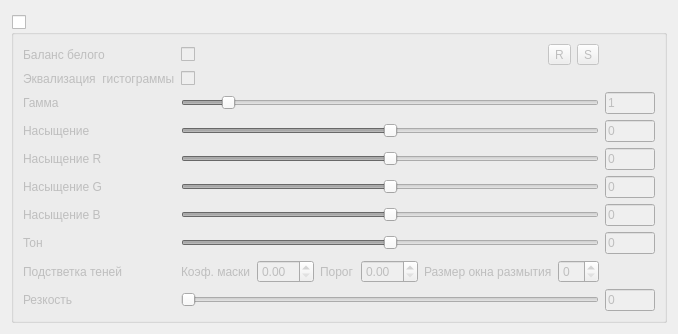
     <widget class="QWidget" name="tab_3">
      <attribute name="title">
       <string>Параметры картинки</string>
      </attribute>
      <layout class="QGridLayout" name="gridLayout_6">
       <property name="topMargin">
        <number>15</number>
       </property>
       <item row="0" column="0">
        <widget class="QGroupBox" name="pictureParamGroupBox">
         <property name="title">
          <string/>
         </property>
         <property name="flat">
          <bool>false</bool>
         </property>
         <property name="checkable">
          <bool>true</bool>
         </property>
         <property name="checked">
          <bool>false</bool>
         </property>
         <layout class="QGridLayout" name="gridLayout_7">
          <item row="0" column="0">
           <widget class="QLabel" name="wbLabel">
            <property name="text">
             <string>Баланс белого</string>
            </property>
           </widget>
          </item>
          <item row="0" column="1">
           <layout class="QHBoxLayout" name="horizontalLayout_4">
            <item>
             <widget class="QCheckBox" name="whiteBalanceCheckBox">
              <property name="text">
               <string/>
              </property>
             </widget>
            </item>
            <item>
             <widget class="QToolButton" name="chooseWBROIToolButton">
              <property name="text">
               <string>R</string>
              </property>
             </widget>
            </item>
            <item>
             <widget class="QToolButton" name="showWBROIToolButton">
              <property name="text">
               <string>S</string>
              </property>
             </widget>
            </item>
           </layout>
          </item>
          <item row="1" column="0">
           <widget class="QLabel" name="label_2">
            <property name="text">
             <string>Эквализация  гистограммы</string>
            </property>
           </widget>
          </item>
          <item row="1" column="1">
           <widget class="QCheckBox" name="equalizationCheckBox">
            <property name="text">
             <string/>
            </property>
           </widget>
          </item>
          <item row="2" column="0">
           <widget class="QLabel" name="label_16">
            <property name="text">
             <string>Гамма</string>
            </property>
           </widget>
          </item>
          <item row="2" column="1">
           <widget class="QSlider" name="gammaSlider">
            <property name="minimum">
             <number>1</number>
            </property>
            <property name="maximum">
             <number>1000</number>
            </property>
            <property name="value">
             <number>100</number>
            </property>
            <property name="orientation">
             <enum>Qt::Horizontal</enum>
            </property>
            <property name="tickPosition">
             <enum>QSlider::NoTicks</enum>
            </property>
           </widget>
          </item>
          <item row="2" column="2">
           <widget class="QLineEdit" name="gammaLineEdit">
            <property name="sizePolicy">
             <sizepolicy hsizetype="Fixed" vsizetype="Fixed">
              <horstretch>0</horstretch>
              <verstretch>0</verstretch>
             </sizepolicy>
            </property>
            <property name="maximumSize">
             <size>
              <width>50</width>
              <height>16777215</height>
             </size>
            </property>
            <property name="text">
             <string>1</string>
            </property>
           </widget>
          </item>
          <item row="3" column="0">
           <widget class="QLabel" name="label_10">
            <property name="text">
             <string>Насыщение</string>
            </property>
           </widget>
          </item>
          <item row="3" column="1">
           <widget class="QSlider" name="saturationHorizontalSlider">
            <property name="minimum">
             <number>-255</number>
            </property>
            <property name="maximum">
             <number>255</number>
            </property>
            <property name="orientation">
             <enum>Qt::Horizontal</enum>
            </property>
           </widget>
          </item>
          <item row="3" column="2">
           <widget class="QLineEdit" name="saturationLineEdit">
            <property name="sizePolicy">
             <sizepolicy hsizetype="Fixed" vsizetype="Fixed">
              <horstretch>0</horstretch>
              <verstretch>0</verstretch>
             </sizepolicy>
            </property>
            <property name="maximumSize">
             <size>
              <width>50</width>
              <height>16777215</height>
             </size>
            </property>
            <property name="text">
             <string>0</string>
            </property>
           </widget>
          </item>
          <item row="4" column="0">
           <widget class="QLabel" name="label">
            <property name="text">
             <string>Насыщение R</string>
            </property>
           </widget>
          </item>
          <item row="4" column="1">
           <widget class="QSlider" name="saturationRHorizontalSlider">
            <property name="minimum">
             <number>-255</number>
            </property>
            <property name="maximum">
             <number>255</number>
            </property>
            <property name="orientation">
             <enum>Qt::Horizontal</enum>
            </property>
           </widget>
          </item>
          <item row="4" column="2">
           <widget class="QLineEdit" name="saturationRLineEdit">
            <property name="sizePolicy">
             <sizepolicy hsizetype="Fixed" vsizetype="Fixed">
              <horstretch>0</horstretch>
              <verstretch>0</verstretch>
             </sizepolicy>
            </property>
            <property name="maximumSize">
             <size>
              <width>50</width>
              <height>16777215</height>
             </size>
            </property>
            <property name="text">
             <string>0</string>
            </property>
           </widget>
          </item>
          <item row="5" column="0">
           <widget class="QLabel" name="label_23">
            <property name="text">
             <string>Насыщение G</string>
            </property>
           </widget>
          </item>
          <item row="5" column="1">
           <widget class="QSlider" name="saturationGHorizontalSlider">
            <property name="minimum">
             <number>-255</number>
            </property>
            <property name="maximum">
             <number>255</number>
            </property>
            <property name="orientation">
             <enum>Qt::Horizontal</enum>
            </property>
           </widget>
          </item>
          <item row="5" column="2">
           <widget class="QLineEdit" name="saturationGLineEdit">
            <property name="maximumSize">
             <size>
              <width>50</width>
              <height>16777215</height>
             </size>
            </property>
            <property name="text">
             <string>0</string>
            </property>
           </widget>
          </item>
          <item row="6" column="0">
           <widget class="QLabel" name="label_25">
            <property name="text">
             <string>Насыщение B</string>
            </property>
           </widget>
          </item>
          <item row="6" column="1">
           <widget class="QSlider" name="saturationBHorizontalSlider">
            <property name="minimum">
             <number>-255</number>
            </property>
            <property name="maximum">
             <number>255</number>
            </property>
            <property name="orientation">
             <enum>Qt::Horizontal</enum>
            </property>
           </widget>
          </item>
          <item row="6" column="2">
           <widget class="QLineEdit" name="saturationBLineEdit">
            <property name="maximumSize">
             <size>
              <width>50</width>
              <height>16777215</height>
             </size>
            </property>
            <property name="text">
             <string>0</string>
            </property>
           </widget>
          </item>
          <item row="7" column="0">
           <widget class="QLabel" name="label_30">
            <property name="text">
             <string>Тон</string>
            </property>
           </widget>
          </item>
          <item row="7" column="1">
           <widget class="QSlider" name="hueHorizontalSlider">
            <property name="minimum">
             <number>-255</number>
            </property>
            <property name="maximum">
             <number>255</number>
            </property>
            <property name="orientation">
             <enum>Qt::Horizontal</enum>
            </property>
           </widget>
          </item>
          <item row="7" column="2">
           <widget class="QLineEdit" name="hueLineEdit">
            <property name="maximumSize">
             <size>
              <width>50</width>
              <height>16777215</height>
             </size>
            </property>
            <property name="text">
             <string>0</string>
            </property>
           </widget>
          </item>
          <item row="8" column="0">
           <widget class="QLabel" name="label_26">
            <property name="text">
             <string>Подстветка теней</string>
            </property>
           </widget>
          </item>
          <item row="8" column="1">
           <layout class="QHBoxLayout" name="horizontalLayout_3">
            <item>
             <widget class="QLabel" name="label_29">
              <property name="text">
               <string>Коэф. маски</string>
              </property>
             </widget>
            </item>
            <item>
             <widget class="QDoubleSpinBox" name="shadowCoefDoubleSpinBox"/>
            </item>
            <item>
             <widget class="QLabel" name="label_28">
              <property name="text">
               <string>Порог</string>
              </property>
             </widget>
            </item>
            <item>
             <widget class="QDoubleSpinBox" name="shadowThresholdDoubleSpinBox"/>
            </item>
            <item>
             <widget class="QLabel" name="label_27">
              <property name="text">
               <string>Размер окна размытия</string>
              </property>
             </widget>
            </item>
            <item>
             <widget class="QSpinBox" name="shadowGaussWindowSizeSpinBox"/>
            </item>
           </layout>
          </item>
          <item row="9" column="0">
           <widget class="QLabel" name="label_18">
            <property name="text">
             <string>Резкость</string>
            </property>
           </widget>
          </item>
          <item row="9" column="1">
           <widget class="QSlider" name="sharpSlider">
            <property name="minimum">
             <number>0</number>
            </property>
            <property name="maximum">
             <number>50</number>
            </property>
            <property name="pageStep">
             <number>0</number>
            </property>
            <property name="orientation">
             <enum>Qt::Horizontal</enum>
            </property>
            <property name="tickPosition">
             <enum>QSlider::NoTicks</enum>
            </property>
           </widget>
          </item>
          <item row="9" column="2">
           <widget class="QLineEdit" name="sharpLineEdit">
            <property name="maximumSize">
             <size>
              <width>50</width>
              <height>16777215</height>
             </size>
            </property>
            <property name="text">
             <string>0</string>
            </property>
           </widget>
          </item>
         </layout>
        </widget>
       </item>
      </layout>
     </widget>
